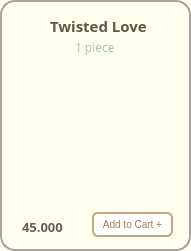
       <widget class="QFrame" name="frame_cooktwisted">
        <property name="geometry">
         <rect>
          <x>240</x>
          <y>300</y>
          <width>191</width>
          <height>251</height>
         </rect>
        </property>
        <property name="font">
         <font>
          <family>Mongolian Baiti</family>
         </font>
        </property>
        <property name="styleSheet">
         <string notr="true">background-color:#FFFFF0;
border-radius: 15px; 
border: 2px solid #A8A29E ;</string>
        </property>
        <property name="frameShape">
         <enum>QFrame::StyledPanel</enum>
        </property>
        <property name="frameShadow">
         <enum>QFrame::Raised</enum>
        </property>
        <widget class="QLabel" name="label_cookies_twisted">
         <property name="geometry">
          <rect>
           <x>0</x>
           <y>30</y>
           <width>191</width>
           <height>191</height>
          </rect>
         </property>
         <property name="sizePolicy">
          <sizepolicy hsizetype="Fixed" vsizetype="Fixed">
           <horstretch>25</horstretch>
           <verstretch>25</verstretch>
          </sizepolicy>
         </property>
         <property name="minimumSize">
          <size>
           <width>25</width>
           <height>25</height>
          </size>
         </property>
         <property name="maximumSize">
          <size>
           <width>16777215</width>
           <height>16777215</height>
          </size>
         </property>
         <property name="sizeIncrement">
          <size>
           <width>3</width>
           <height>0</height>
          </size>
         </property>
         <property name="styleSheet">
          <string notr="true">border:0px;
border-radius:0px;
background-color: transparent</string>
         </property>
         <property name="frameShape">
          <enum>QFrame::WinPanel</enum>
         </property>
         <property name="text">
          <string/>
         </property>
         <property name="pixmap">
          <pixmap>../images/twisted_love.png</pixmap>
         </property>
         <property name="scaledContents">
          <bool>true</bool>
         </property>
        </widget>
        <widget class="QLabel" name="label_twisted">
         <property name="geometry">
          <rect>
           <x>50</x>
           <y>16</y>
           <width>117</width>
           <height>20</height>
          </rect>
         </property>
         <property name="sizePolicy">
          <sizepolicy hsizetype="Fixed" vsizetype="Fixed">
           <horstretch>0</horstretch>
           <verstretch>0</verstretch>
          </sizepolicy>
         </property>
         <property name="font">
          <font>
           <family>Mongolian Baiti</family>
           <pointsize>11</pointsize>
           <weight>75</weight>
           <bold>true</bold>
          </font>
         </property>
         <property name="styleSheet">
          <string notr="true">border-radius: 0px;
border:0px solid;
color:#5A5A42</string>
         </property>
         <property name="text">
          <string>Twisted Love</string>
         </property>
        </widget>
        <widget class="QLabel" name="label_twisted_size">
         <property name="geometry">
          <rect>
           <x>75</x>
           <y>39</y>
           <width>51</width>
           <height>16</height>
          </rect>
         </property>
         <property name="font">
          <font>
           <family>Mongolian Baiti</family>
           <pointsize>9</pointsize>
          </font>
         </property>
         <property name="styleSheet">
          <string notr="true">color: #A7C7A7;
border:0px</string>
         </property>
         <property name="text">
          <string>1 piece</string>
         </property>
        </widget>
        <widget class="QLabel" name="label_twisted_price">
         <property name="geometry">
          <rect>
           <x>22</x>
           <y>219</y>
           <width>81</width>
           <height>16</height>
          </rect>
         </property>
         <property name="font">
          <font>
           <family>Mongolian Baiti</family>
           <pointsize>10</pointsize>
           <weight>75</weight>
           <bold>true</bold>
          </font>
         </property>
         <property name="styleSheet">
          <string notr="true">border:0px;
color: rgb(98, 94, 92);
</string>
         </property>
         <property name="text">
          <string>45.000</string>
         </property>
        </widget>
        <widget class="QPushButton" name="pushButton_add23">
         <property name="geometry">
          <rect>
           <x>92</x>
           <y>212</y>
           <width>81</width>
           <height>25</height>
          </rect>
         </property>
         <property name="maximumSize">
          <size>
           <width>16777207</width>
           <height>16777215</height>
          </size>
         </property>
         <property name="font">
          <font>
           <pointsize>-1</pointsize>
          </font>
         </property>
         <property name="styleSheet">
          <string notr="true">QPushButton {
    background-color: white;
    color: #A37B50;
    border: 2px solid #C2A87E;
    border-radius: 6px;
    padding: 4px 5px;
    font-size: 10px;
}

QPushButton:hover {
    background-color: #F7F3EF;
}

QPushButton:pressed {
    background-color: #E6D5C3;
}
</string>
         </property>
         <property name="text">
          <string>Add to Cart +</string>
         </property>
        </widget>
       </widget>
